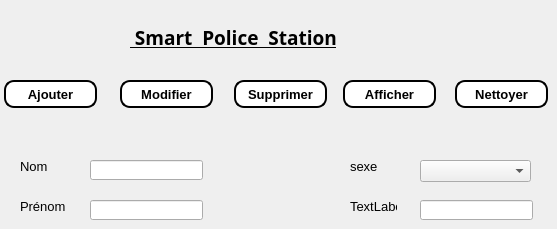
      <widget class="QWidget" name="tab_5">
       <attribute name="icon">
        <iconset>
         <normaloff>../../Downloads/téléchargement (2Agent.png</normaloff>../../Downloads/téléchargement (2Agent.png</iconset>
       </attribute>
       <attribute name="title">
        <string>Agents</string>
       </attribute>
       <widget class="QLabel" name="label_46">
        <property name="geometry">
         <rect>
          <x>350</x>
          <y>200</y>
          <width>47</width>
          <height>13</height>
         </rect>
        </property>
        <property name="font">
         <font>
          <family>Arial</family>
          <pointsize>10</pointsize>
          <weight>50</weight>
          <bold>false</bold>
         </font>
        </property>
        <property name="text">
         <string>TextLabel</string>
        </property>
       </widget>
       <widget class="QLabel" name="label_43">
        <property name="geometry">
         <rect>
          <x>20</x>
          <y>160</y>
          <width>47</width>
          <height>13</height>
         </rect>
        </property>
        <property name="font">
         <font>
          <family>Arial</family>
          <pointsize>10</pointsize>
          <weight>50</weight>
          <bold>false</bold>
         </font>
        </property>
        <property name="text">
         <string>Nom</string>
        </property>
       </widget>
       <widget class="QLineEdit" name="lineEdit_44">
        <property name="geometry">
         <rect>
          <x>90</x>
          <y>200</y>
          <width>113</width>
          <height>20</height>
         </rect>
        </property>
       </widget>
       <widget class="QLabel" name="label_45">
        <property name="geometry">
         <rect>
          <x>350</x>
          <y>160</y>
          <width>47</width>
          <height>13</height>
         </rect>
        </property>
        <property name="font">
         <font>
          <family>Arial</family>
          <pointsize>10</pointsize>
          <weight>50</weight>
          <bold>false</bold>
         </font>
        </property>
        <property name="text">
         <string>sexe</string>
        </property>
       </widget>
       <widget class="QPushButton" name="Nettoyer_21">
        <property name="geometry">
         <rect>
          <x>455</x>
          <y>80</y>
          <width>93</width>
          <height>28</height>
         </rect>
        </property>
        <property name="font">
         <font>
          <family>Arial</family>
          <pointsize>10</pointsize>
          <weight>75</weight>
          <bold>true</bold>
         </font>
        </property>
        <property name="styleSheet">
         <string notr="true">background-color:white; 
color:black; 
border-style:outset ; 
border-width:2px ; 
border-radius:10px;</string>
        </property>
        <property name="text">
         <string>Nettoyer</string>
        </property>
       </widget>
       <widget class="QPushButton" name="Ajoutersalaries_23">
        <property name="geometry">
         <rect>
          <x>4</x>
          <y>80</y>
          <width>93</width>
          <height>28</height>
         </rect>
        </property>
        <property name="font">
         <font>
          <family>Arial</family>
          <pointsize>10</pointsize>
          <weight>75</weight>
          <bold>true</bold>
         </font>
        </property>
        <property name="styleSheet">
         <string notr="true">background-color:white; 
color:black; 
border-style:outset ; 
border-width:2px ; 
border-radius:10px;</string>
        </property>
        <property name="text">
         <string>Ajouter</string>
        </property>
       </widget>
       <widget class="QPushButton" name="modifiersalaries_23">
        <property name="geometry">
         <rect>
          <x>120</x>
          <y>80</y>
          <width>93</width>
          <height>28</height>
         </rect>
        </property>
        <property name="font">
         <font>
          <family>Arial</family>
          <pointsize>10</pointsize>
          <weight>75</weight>
          <bold>true</bold>
         </font>
        </property>
        <property name="styleSheet">
         <string notr="true">background-color:white; 
color:black; 
border-style:outset ; 
border-width:2px ; 
border-radius:10px;</string>
        </property>
        <property name="text">
         <string>Modifier</string>
        </property>
       </widget>
       <widget class="QLineEdit" name="lineEdit_43">
        <property name="geometry">
         <rect>
          <x>420</x>
          <y>200</y>
          <width>113</width>
          <height>20</height>
         </rect>
        </property>
       </widget>
       <widget class="QPushButton" name="affichersalaries_23">
        <property name="geometry">
         <rect>
          <x>343</x>
          <y>80</y>
          <width>93</width>
          <height>28</height>
         </rect>
        </property>
        <property name="font">
         <font>
          <family>Arial</family>
          <pointsize>10</pointsize>
          <weight>75</weight>
          <bold>true</bold>
         </font>
        </property>
        <property name="styleSheet">
         <string notr="true">background-color:white; 
color:black; 
border-style:outset ; 
border-width:2px ; 
border-radius:10px;</string>
        </property>
        <property name="text">
         <string>Afficher</string>
        </property>
       </widget>
       <widget class="QPushButton" name="supprimersalaries_23">
        <property name="geometry">
         <rect>
          <x>234</x>
          <y>80</y>
          <width>93</width>
          <height>28</height>
         </rect>
        </property>
        <property name="font">
         <font>
          <family>Arial</family>
          <pointsize>10</pointsize>
          <weight>75</weight>
          <bold>true</bold>
         </font>
        </property>
        <property name="styleSheet">
         <string notr="true">background-color:white; 
color:black; 
border-style:outset ; 
border-width:2px ; 
border-radius:10px;</string>
        </property>
        <property name="text">
         <string>Supprimer</string>
        </property>
       </widget>
       <widget class="QLabel" name="policou_16">
        <property name="geometry">
         <rect>
          <x>130</x>
          <y>20</y>
          <width>351</width>
          <height>35</height>
         </rect>
        </property>
        <property name="sizePolicy">
         <sizepolicy hsizetype="Preferred" vsizetype="Maximum">
          <horstretch>0</horstretch>
          <verstretch>0</verstretch>
         </sizepolicy>
        </property>
        <property name="font">
         <font>
          <family>Algerian</family>
          <pointsize>14</pointsize>
          <weight>75</weight>
          <bold>true</bold>
          <underline>true</underline>
         </font>
        </property>
        <property name="text">
         <string> Smart  Police  Station</string>
        </property>
        <property name="textFormat">
         <enum>Qt::PlainText</enum>
        </property>
       </widget>
       <widget class="QLabel" name="label_44">
        <property name="geometry">
         <rect>
          <x>20</x>
          <y>200</y>
          <width>47</width>
          <height>13</height>
         </rect>
        </property>
        <property name="font">
         <font>
          <family>Arial</family>
          <pointsize>10</pointsize>
          <weight>50</weight>
          <bold>false</bold>
         </font>
        </property>
        <property name="text">
         <string>Prénom</string>
        </property>
       </widget>
       <widget class="QLineEdit" name="lineEdit_42">
        <property name="geometry">
         <rect>
          <x>90</x>
          <y>160</y>
          <width>113</width>
          <height>20</height>
         </rect>
        </property>
       </widget>
       <widget class="QComboBox" name="comboBox_3">
        <property name="geometry">
         <rect>
          <x>420</x>
          <y>160</y>
          <width>111</width>
          <height>22</height>
         </rect>
        </property>
       </widget>
      </widget>
